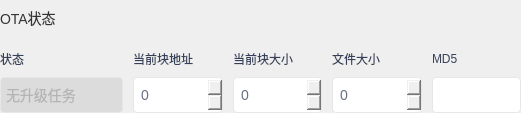
                    <widget class="QWidget" name="widget_Status" native="true">
                     <layout class="QVBoxLayout" name="verticalLayout_16">
                      <property name="spacing">
                       <number>5</number>
                      </property>
                      <property name="leftMargin">
                       <number>0</number>
                      </property>
                      <property name="topMargin">
                       <number>0</number>
                      </property>
                      <property name="rightMargin">
                       <number>0</number>
                      </property>
                      <property name="bottomMargin">
                       <number>0</number>
                      </property>
                      <item>
                       <layout class="QHBoxLayout" name="horizontalLayout_14">
                        <item>
                         <widget class="QLabel" name="label_5">
                          <property name="minimumSize">
                           <size>
                            <width>0</width>
                            <height>36</height>
                           </size>
                          </property>
                          <property name="maximumSize">
                           <size>
                            <width>16777215</width>
                            <height>36</height>
                           </size>
                          </property>
                          <property name="styleSheet">
                           <string notr="true">font-size:14px;
color:rgba(51, 51, 51, 1);
</string>
                          </property>
                          <property name="text">
                           <string>OTA状态</string>
                          </property>
                         </widget>
                        </item>
                        <item>
                         <widget class="QLabel" name="label_11">
                          <property name="minimumSize">
                           <size>
                            <width>12</width>
                            <height>36</height>
                           </size>
                          </property>
                          <property name="maximumSize">
                           <size>
                            <width>12</width>
                            <height>36</height>
                           </size>
                          </property>
                          <property name="toolTip">
                           <string>&lt;html&gt;&lt;head/&gt;&lt;body&gt;&lt;p&gt;当前MQTT-OTA任务状态与下载进度。&lt;/p&gt;&lt;/body&gt;&lt;/html&gt;</string>
                          </property>
                          <property name="toolTipDuration">
                           <number>6000000</number>
                          </property>
                          <property name="styleSheet">
                           <string notr="true">QLabel{
	image: url(:/png/tips.png);
}
</string>
                          </property>
                          <property name="text">
                           <string/>
                          </property>
                         </widget>
                        </item>
                        <item>
                         <spacer name="horizontalSpacer_8">
                          <property name="orientation">
                           <enum>Qt::Horizontal</enum>
                          </property>
                          <property name="sizeHint" stdset="0">
                           <size>
                            <width>40</width>
                            <height>20</height>
                           </size>
                          </property>
                         </spacer>
                        </item>
                       </layout>
                      </item>
                      <item>
                       <layout class="QHBoxLayout" name="horizontalLayout_7" stretch="1,1,1,1,1">
                        <property name="spacing">
                         <number>10</number>
                        </property>
                        <item>
                         <layout class="QVBoxLayout" name="verticalLayout_11">
                          <property name="spacing">
                           <number>0</number>
                          </property>
                          <item>
                           <widget class="QLabel" name="label_32">
                            <property name="minimumSize">
                             <size>
                              <width>0</width>
                              <height>36</height>
                             </size>
                            </property>
                            <property name="maximumSize">
                             <size>
                              <width>16777215</width>
                              <height>36</height>
                             </size>
                            </property>
                            <property name="styleSheet">
                             <string notr="true">color: rgb(54, 65, 89);</string>
                            </property>
                            <property name="text">
                             <string>状态</string>
                            </property>
                           </widget>
                          </item>
                          <item>
                           <widget class="QComboBox" name="comboBox_otaStatus">
                            <property name="enabled">
                             <bool>false</bool>
                            </property>
                            <property name="minimumSize">
                             <size>
                              <width>0</width>
                              <height>36</height>
                             </size>
                            </property>
                            <property name="maximumSize">
                             <size>
                              <width>16777215</width>
                              <height>36</height>
                             </size>
                            </property>
                            <property name="styleSheet">
                             <string notr="true">QComboBox{
color: rgb(180, 180, 180);
font-size:14px;
border-style:solid;
background-color: rgb(220, 220, 220);
border-width:1px;
border-color:rgb(229, 231, 234);
border-radius:4px;
padding-left:5px;
}
QComboBox::drop-down{
border-style:none;
width: 30px;
}
QComboBox::down-arrow {
image: url(:/png/QComboBox_down.png);
}</string>
                            </property>
                            <property name="editable">
                             <bool>false</bool>
                            </property>
                            <item>
                             <property name="text">
                              <string>无升级任务</string>
                             </property>
                            </item>
                            <item>
                             <property name="text">
                              <string>有升级任务</string>
                             </property>
                            </item>
                            <item>
                             <property name="text">
                              <string>模组开始下载</string>
                             </property>
                            </item>
                            <item>
                             <property name="text">
                              <string>包下载中</string>
                             </property>
                            </item>
                            <item>
                             <property name="text">
                              <string>包下载完成</string>
                             </property>
                            </item>
                            <item>
                             <property name="text">
                              <string>包更新中</string>
                             </property>
                            </item>
                            <item>
                             <property name="text">
                              <string>更新固件成功</string>
                             </property>
                            </item>
                            <item>
                             <property name="text">
                              <string>更新固件失败</string>
                             </property>
                            </item>
                            <item>
                             <property name="text">
                              <string>文件校验成功</string>
                             </property>
                            </item>
                            <item>
                             <property name="text">
                              <string>文件校验失败</string>
                             </property>
                            </item>
                           </widget>
                          </item>
                         </layout>
                        </item>
                        <item>
                         <layout class="QVBoxLayout" name="verticalLayout_12">
                          <property name="spacing">
                           <number>0</number>
                          </property>
                          <item>
                           <widget class="QLabel" name="label_17">
                            <property name="minimumSize">
                             <size>
                              <width>0</width>
                              <height>36</height>
                             </size>
                            </property>
                            <property name="maximumSize">
                             <size>
                              <width>16777215</width>
                              <height>36</height>
                             </size>
                            </property>
                            <property name="styleSheet">
                             <string notr="true">color: rgb(54, 65, 89);</string>
                            </property>
                            <property name="text">
                             <string>当前块地址</string>
                            </property>
                           </widget>
                          </item>
                          <item>
                           <widget class="QSpinBox" name="spinBox_sotaBlockStart">
                            <property name="enabled">
                             <bool>true</bool>
                            </property>
                            <property name="minimumSize">
                             <size>
                              <width>0</width>
                              <height>36</height>
                             </size>
                            </property>
                            <property name="maximumSize">
                             <size>
                              <width>16777215</width>
                              <height>36</height>
                             </size>
                            </property>
                            <property name="styleSheet">
                             <string notr="true">QSpinBox{
color: rgb(104, 112, 130);
font-size:14px;
border-style:solid;
border-width:1px;
border-color:rgb(229, 231, 234);
border-radius:4px;
padding-left:5px;
}

QSpinBox::up-button
{
image:url(:/png/up.png);
width: 40px;
}
QSpinBox::down-button{
image:url(:/png/down.png);
width: 40px;
}</string>
                            </property>
                            <property name="readOnly">
                             <bool>true</bool>
                            </property>
                            <property name="maximum">
                             <number>999999999</number>
                            </property>
                           </widget>
                          </item>
                         </layout>
                        </item>
                        <item>
                         <layout class="QVBoxLayout" name="verticalLayout_13">
                          <property name="spacing">
                           <number>0</number>
                          </property>
                          <item>
                           <widget class="QLabel" name="label_14">
                            <property name="minimumSize">
                             <size>
                              <width>0</width>
                              <height>36</height>
                             </size>
                            </property>
                            <property name="maximumSize">
                             <size>
                              <width>16777215</width>
                              <height>36</height>
                             </size>
                            </property>
                            <property name="styleSheet">
                             <string notr="true">color: rgb(54, 65, 89);</string>
                            </property>
                            <property name="text">
                             <string>当前块大小</string>
                            </property>
                           </widget>
                          </item>
                          <item>
                           <widget class="QSpinBox" name="spinBox_sotaBlockSize">
                            <property name="enabled">
                             <bool>true</bool>
                            </property>
                            <property name="minimumSize">
                             <size>
                              <width>0</width>
                              <height>36</height>
                             </size>
                            </property>
                            <property name="maximumSize">
                             <size>
                              <width>16777215</width>
                              <height>36</height>
                             </size>
                            </property>
                            <property name="styleSheet">
                             <string notr="true">QSpinBox{
color: rgb(104, 112, 130);
font-size:14px;
border-style:solid;
border-width:1px;
border-color:rgb(229, 231, 234);
border-radius:4px;
padding-left:5px;
}

QSpinBox::up-button
{
image:url(:/png/up.png);
width: 40px;
}
QSpinBox::down-button{
image:url(:/png/down.png);
width: 40px;
}</string>
                            </property>
                            <property name="readOnly">
                             <bool>true</bool>
                            </property>
                            <property name="maximum">
                             <number>999999999</number>
                            </property>
                           </widget>
                          </item>
                         </layout>
                        </item>
                        <item>
                         <layout class="QVBoxLayout" name="verticalLayout_14">
                          <property name="spacing">
                           <number>0</number>
                          </property>
                          <item>
                           <widget class="QLabel" name="label_15">
                            <property name="minimumSize">
                             <size>
                              <width>0</width>
                              <height>36</height>
                             </size>
                            </property>
                            <property name="maximumSize">
                             <size>
                              <width>16777215</width>
                              <height>36</height>
                             </size>
                            </property>
                            <property name="styleSheet">
                             <string notr="true">color: rgb(54, 65, 89);</string>
                            </property>
                            <property name="text">
                             <string>文件大小</string>
                            </property>
                           </widget>
                          </item>
                          <item>
                           <widget class="QSpinBox" name="spinBox_sotaFileSize">
                            <property name="enabled">
                             <bool>true</bool>
                            </property>
                            <property name="minimumSize">
                             <size>
                              <width>0</width>
                              <height>36</height>
                             </size>
                            </property>
                            <property name="maximumSize">
                             <size>
                              <width>16777215</width>
                              <height>36</height>
                             </size>
                            </property>
                            <property name="styleSheet">
                             <string notr="true">QSpinBox{
color: rgb(104, 112, 130);
font-size:14px;
border-style:solid;
border-width:1px;
border-color:rgb(229, 231, 234);
border-radius:4px;
padding-left:5px;
}

QSpinBox::up-button
{
image:url(:/png/up.png);
width: 40px;
}
QSpinBox::down-button{
image:url(:/png/down.png);
width: 40px;
}</string>
                            </property>
                            <property name="readOnly">
                             <bool>true</bool>
                            </property>
                            <property name="maximum">
                             <number>999999999</number>
                            </property>
                           </widget>
                          </item>
                         </layout>
                        </item>
                        <item>
                         <layout class="QVBoxLayout" name="verticalLayout_15">
                          <property name="spacing">
                           <number>0</number>
                          </property>
                          <item>
                           <widget class="QLabel" name="label_16">
                            <property name="minimumSize">
                             <size>
                              <width>0</width>
                              <height>36</height>
                             </size>
                            </property>
                            <property name="maximumSize">
                             <size>
                              <width>16777215</width>
                              <height>36</height>
                             </size>
                            </property>
                            <property name="styleSheet">
                             <string notr="true">color: rgb(54, 65, 89);</string>
                            </property>
                            <property name="text">
                             <string>MD5</string>
                            </property>
                           </widget>
                          </item>
                          <item>
                           <widget class="QLineEdit" name="lineEdit_sotaMd5">
                            <property name="enabled">
                             <bool>true</bool>
                            </property>
                            <property name="minimumSize">
                             <size>
                              <width>0</width>
                              <height>36</height>
                             </size>
                            </property>
                            <property name="maximumSize">
                             <size>
                              <width>16777215</width>
                              <height>36</height>
                             </size>
                            </property>
                            <property name="styleSheet">
                             <string notr="true">QLineEdit{
color: rgb(104, 112, 130);
font-size:14px;
border-style:solid;
border-width:1px;
border-height：20px;
border-color:rgb(229, 231, 234);
border-radius:4px;
padding-left:5px;
}
QLineEdit:disabled
{
color: rgb(180, 180, 180);
font-size:14px;
border-style:solid;
background-color: rgb(220, 220, 220);
border-width:1px;
border-color:rgb(229, 231, 234);
border-radius:4px;
padding-left:5px;
}</string>
                            </property>
                            <property name="readOnly">
                             <bool>true</bool>
                            </property>
                           </widget>
                          </item>
                         </layout>
                        </item>
                       </layout>
                      </item>
                     </layout>
                    </widget>
